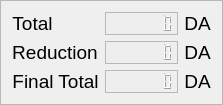
                           <widget class="QFrame" name="f_totalInfo">
                            <property name="tabletTracking">
                             <bool>false</bool>
                            </property>
                            <property name="styleSheet">
                             <string notr="true">QLCDNumber
{
	
	
	
	background-color: rgb(238, 238, 238);
	color: rgb(0, 0, 0);
}</string>
                            </property>
                            <property name="frameShape">
                             <enum>QFrame::StyledPanel</enum>
                            </property>
                            <property name="frameShadow">
                             <enum>QFrame::Raised</enum>
                            </property>
                            <layout class="QGridLayout" name="gridLayout_8">
                             <item row="2" column="1">
                              <widget class="QLCDNumber" name="lcdN_totalTtc">
                               <property name="sizePolicy">
                                <sizepolicy hsizetype="Preferred" vsizetype="Preferred">
                                 <horstretch>0</horstretch>
                                 <verstretch>0</verstretch>
                                </sizepolicy>
                               </property>
                               <property name="font">
                                <font>
                                 <weight>50</weight>
                                 <bold>false</bold>
                                </font>
                               </property>
                               <property name="tabletTracking">
                                <bool>false</bool>
                               </property>
                               <property name="frameShape">
                                <enum>QFrame::StyledPanel</enum>
                               </property>
                               <property name="frameShadow">
                                <enum>QFrame::Plain</enum>
                               </property>
                               <property name="lineWidth">
                                <number>1</number>
                               </property>
                               <property name="smallDecimalPoint">
                                <bool>true</bool>
                               </property>
                               <property name="digitCount">
                                <number>7</number>
                               </property>
                               <property name="value" stdset="0">
                                <double>0.000000000000000</double>
                               </property>
                              </widget>
                             </item>
                             <item row="1" column="0">
                              <widget class="QLabel" name="l_tax">
                               <property name="sizePolicy">
                                <sizepolicy hsizetype="Maximum" vsizetype="Preferred">
                                 <horstretch>0</horstretch>
                                 <verstretch>0</verstretch>
                                </sizepolicy>
                               </property>
                               <property name="font">
                                <font>
                                 <family>MS Shell Dlg 2</family>
                                 <pointsize>14</pointsize>
                                 <weight>50</weight>
                                 <italic>false</italic>
                                 <bold>false</bold>
                                </font>
                               </property>
                               <property name="tabletTracking">
                                <bool>false</bool>
                               </property>
                               <property name="text">
                                <string>Reduction</string>
                               </property>
                               <property name="alignment">
                                <set>Qt::AlignCenter</set>
                               </property>
                              </widget>
                             </item>
                             <item row="1" column="1">
                              <widget class="QLCDNumber" name="lcdN_tax">
                               <property name="sizePolicy">
                                <sizepolicy hsizetype="Preferred" vsizetype="Preferred">
                                 <horstretch>0</horstretch>
                                 <verstretch>0</verstretch>
                                </sizepolicy>
                               </property>
                               <property name="font">
                                <font>
                                 <weight>50</weight>
                                 <bold>false</bold>
                                </font>
                               </property>
                               <property name="tabletTracking">
                                <bool>false</bool>
                               </property>
                               <property name="frameShape">
                                <enum>QFrame::StyledPanel</enum>
                               </property>
                               <property name="frameShadow">
                                <enum>QFrame::Plain</enum>
                               </property>
                               <property name="lineWidth">
                                <number>1</number>
                               </property>
                               <property name="smallDecimalPoint">
                                <bool>true</bool>
                               </property>
                               <property name="digitCount">
                                <number>7</number>
                               </property>
                               <property name="value" stdset="0">
                                <double>0.000000000000000</double>
                               </property>
                              </widget>
                             </item>
                             <item row="1" column="2">
                              <widget class="QLabel" name="l_taxDa">
                               <property name="sizePolicy">
                                <sizepolicy hsizetype="Preferred" vsizetype="Preferred">
                                 <horstretch>0</horstretch>
                                 <verstretch>0</verstretch>
                                </sizepolicy>
                               </property>
                               <property name="maximumSize">
                                <size>
                                 <width>40</width>
                                 <height>16777215</height>
                                </size>
                               </property>
                               <property name="font">
                                <font>
                                 <family>MS Shell Dlg 2</family>
                                 <pointsize>14</pointsize>
                                 <weight>50</weight>
                                 <italic>false</italic>
                                 <bold>false</bold>
                                </font>
                               </property>
                               <property name="tabletTracking">
                                <bool>false</bool>
                               </property>
                               <property name="frameShadow">
                                <enum>QFrame::Plain</enum>
                               </property>
                               <property name="text">
                                <string>DA</string>
                               </property>
                               <property name="alignment">
                                <set>Qt::AlignCenter</set>
                               </property>
                              </widget>
                             </item>
                             <item row="0" column="2">
                              <widget class="QLabel" name="l_da">
                               <property name="sizePolicy">
                                <sizepolicy hsizetype="Preferred" vsizetype="Preferred">
                                 <horstretch>0</horstretch>
                                 <verstretch>0</verstretch>
                                </sizepolicy>
                               </property>
                               <property name="maximumSize">
                                <size>
                                 <width>40</width>
                                 <height>16777215</height>
                                </size>
                               </property>
                               <property name="font">
                                <font>
                                 <family>MS Shell Dlg 2</family>
                                 <pointsize>14</pointsize>
                                 <weight>50</weight>
                                 <italic>false</italic>
                                 <bold>false</bold>
                                </font>
                               </property>
                               <property name="tabletTracking">
                                <bool>false</bool>
                               </property>
                               <property name="frameShadow">
                                <enum>QFrame::Plain</enum>
                               </property>
                               <property name="text">
                                <string>DA</string>
                               </property>
                               <property name="alignment">
                                <set>Qt::AlignCenter</set>
                               </property>
                              </widget>
                             </item>
                             <item row="0" column="0">
                              <widget class="QLabel" name="l_totalHtt">
                               <property name="sizePolicy">
                                <sizepolicy hsizetype="Maximum" vsizetype="Preferred">
                                 <horstretch>0</horstretch>
                                 <verstretch>0</verstretch>
                                </sizepolicy>
                               </property>
                               <property name="font">
                                <font>
                                 <family>MS Shell Dlg 2</family>
                                 <pointsize>14</pointsize>
                                 <weight>50</weight>
                                 <italic>false</italic>
                                 <bold>false</bold>
                                </font>
                               </property>
                               <property name="tabletTracking">
                                <bool>false</bool>
                               </property>
                               <property name="text">
                                <string>Total</string>
                               </property>
                               <property name="alignment">
                                <set>Qt::AlignCenter</set>
                               </property>
                              </widget>
                             </item>
                             <item row="2" column="0">
                              <widget class="QLabel" name="l_totalTtc">
                               <property name="sizePolicy">
                                <sizepolicy hsizetype="Maximum" vsizetype="Preferred">
                                 <horstretch>0</horstretch>
                                 <verstretch>0</verstretch>
                                </sizepolicy>
                               </property>
                               <property name="font">
                                <font>
                                 <family>MS Shell Dlg 2</family>
                                 <pointsize>14</pointsize>
                                 <weight>50</weight>
                                 <italic>false</italic>
                                 <bold>false</bold>
                                </font>
                               </property>
                               <property name="tabletTracking">
                                <bool>false</bool>
                               </property>
                               <property name="text">
                                <string>Final Total</string>
                               </property>
                               <property name="alignment">
                                <set>Qt::AlignCenter</set>
                               </property>
                              </widget>
                             </item>
                             <item row="0" column="1">
                              <widget class="QLCDNumber" name="lcdN_totalHtt">
                               <property name="sizePolicy">
                                <sizepolicy hsizetype="Preferred" vsizetype="Preferred">
                                 <horstretch>0</horstretch>
                                 <verstretch>0</verstretch>
                                </sizepolicy>
                               </property>
                               <property name="font">
                                <font>
                                 <weight>50</weight>
                                 <bold>false</bold>
                                </font>
                               </property>
                               <property name="tabletTracking">
                                <bool>false</bool>
                               </property>
                               <property name="frameShape">
                                <enum>QFrame::StyledPanel</enum>
                               </property>
                               <property name="frameShadow">
                                <enum>QFrame::Plain</enum>
                               </property>
                               <property name="lineWidth">
                                <number>1</number>
                               </property>
                               <property name="smallDecimalPoint">
                                <bool>true</bool>
                               </property>
                               <property name="digitCount">
                                <number>7</number>
                               </property>
                               <property name="value" stdset="0">
                                <double>0.000000000000000</double>
                               </property>
                              </widget>
                             </item>
                             <item row="2" column="2">
                              <widget class="QLabel" name="l_TtcDa">
                               <property name="sizePolicy">
                                <sizepolicy hsizetype="Preferred" vsizetype="Preferred">
                                 <horstretch>0</horstretch>
                                 <verstretch>0</verstretch>
                                </sizepolicy>
                               </property>
                               <property name="maximumSize">
                                <size>
                                 <width>40</width>
                                 <height>16777215</height>
                                </size>
                               </property>
                               <property name="font">
                                <font>
                                 <family>MS Shell Dlg 2</family>
                                 <pointsize>14</pointsize>
                                 <weight>50</weight>
                                 <italic>false</italic>
                                 <bold>false</bold>
                                </font>
                               </property>
                               <property name="tabletTracking">
                                <bool>false</bool>
                               </property>
                               <property name="frameShadow">
                                <enum>QFrame::Plain</enum>
                               </property>
                               <property name="text">
                                <string>DA</string>
                               </property>
                               <property name="alignment">
                                <set>Qt::AlignCenter</set>
                               </property>
                              </widget>
                             </item>
                            </layout>
                           </widget>
